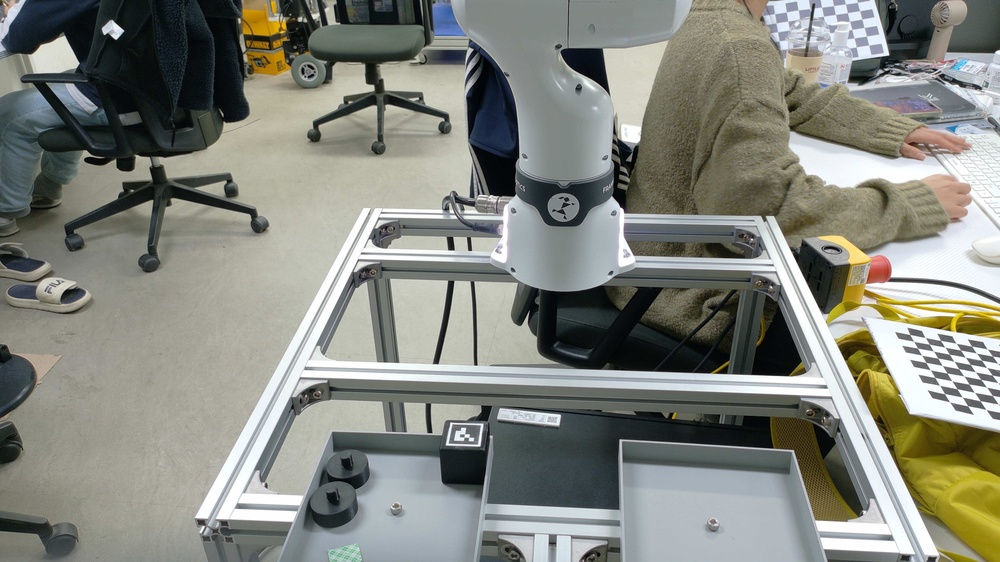
#> input picture scripts/marker_photo.jpg, 1000 x 562 px, shrunk from 3840 x 2160 before the run, found by its file name
$ python calibrate_extrinsics.py --session scripts/marker_photo.jpg ''
#> lines starting #> are read from the running program, lines starting #| are printed output that depends on the picture; long printed decimals are rounded
"""Solve for the camera's pose in robot base frame via ArUco + solvePnP.

Takes one or more photos of the ArUco marker (robot clear of the frame,
marker moved to a different spot in the workspace for each extra photo --
see note below on why more than one position matters), detects its 4
corners in pixels per photo, pairs them with the matching 4 corners already
measured in robot-frame xyz (scripts/touch_points.json, recorded by
touching each corner with the closed gripper -- see record_touch_point.py),
and solves cv2.solvePnP(object_points=robot_xyz, image_points=pixel_xy,
camera_matrix, dist_coeffs) for the camera's pose directly in the robot
base frame.

  /usr/bin/python3 scripts/calibrate_extrinsics.py --session scripts/marker_photo.jpg ""
  /usr/bin/python3 scripts/calibrate_extrinsics.py \
      --session scripts/marker_photo.jpg "" \
      --session scripts/marker_photo_pos2.jpg "pos2_"

Why multiple positions: a single 25mm marker's 4 corners span only ~2.5cm,
which poorly constrains the camera's orientation -- solvePnP fits that tiny
cluster near-perfectly but small rotation error then blows up when
evaluated tens of cm away (e.g. at the trays). Touching the same marker at
2+ well-separated spots (each with its own photo) gives solvePnP a baseline
comparable to the actual workspace, which is what keeps extrapolated error
small. --session's second argument is a prefix (e.g. "pos2_") into
touch_points.json entries, so corner_cam_top_left + pos2_corner_cam_top_left
etc are read per session and merged into one solve.

Requires scripts/camera_intrinsics.json (calibrate_intrinsics_from_folder.py)
and scripts/touch_points.json with <prefix>corner_cam_top_left / _top_right /
_bottom_left / _bottom_right entries per session (record_touch_point.py).
Saves scripts/camera_extrinsics.json: rvec, tvec, and the reprojection error
of all corners (should be a few px at most -- large error means a touch
point or the marker ID/photo is off).
"""
import argparse
import json

import cv2
import numpy as np

MARKER_ID = 0
CORNER_SUFFIXES = ['corner_cam_top_left', 'corner_cam_top_right',
                    'corner_cam_bottom_left', 'corner_cam_bottom_right']


def classify_by_camera_view(corners_4x2):
    """Map cv2.aruco's 4 corners (TL,TR,BR,BL in the marker's own printed
    orientation) to the 4 points as they visually appear in THIS photo
    (top-left/top-right/bottom-left/bottom-right by pixel position), since
    the marker's printed orientation and its apparent rotation in-frame
    don't necessarily match."""
    cx, cy = corners_4x2.mean(axis=0)
    result = {}
    for x, y in corners_4x2:
        vert = 'top' if y < cy else 'bottom'
        horiz = 'left' if x < cx else 'right'
        result[f'corner_cam_{vert}_{horiz}'] = (x, y)
    return result


def detect_corners(photo_path):
    img = cv2.imread(photo_path)
    if img is None:
        raise SystemExit(f'could not read {photo_path}')
    gray = cv2.cvtColor(img, cv2.COLOR_BGR2GRAY)
    aruco_dict = cv2.aruco.getPredefinedDictionary(cv2.aruco.DICT_4X4_50)
    detector = cv2.aruco.ArucoDetector(aruco_dict, cv2.aruco.DetectorParameters())
    corners, ids, _ = detector.detectMarkers(gray)
    if ids is None or MARKER_ID not in ids.flatten():
        raise SystemExit(f'marker id {MARKER_ID} not detected in {photo_path}')
    idx = list(ids.flatten()).index(MARKER_ID)
    raw_corners = corners[idx].reshape(4, 2).astype(np.float64)
    return classify_by_camera_view(raw_corners)


def main():
    parser = argparse.ArgumentParser()
    parser.add_argument('--session', nargs=2, action='append', required=True,
                         metavar=('PHOTO', 'PREFIX'),
                         help='one photo + touch_points.json name prefix; '
                              'repeat for each marker position')
    parser.add_argument('--intrinsics', default='scripts/camera_intrinsics.json')
    parser.add_argument('--touch-points', default='scripts/touch_points.json')
    parser.add_argument('--extra-point', nargs=3, action='append', default=[],
                         metavar=('PIXEL_X', 'PIXEL_Y', 'TOUCH_NAME'),
                         help='a manually-picked pixel (e.g. a bolt head) '
                              'paired with a touch_points.json entry, in '
                              'addition to the ArUco corners -- widens the '
                              'calibration baseline without printing more '
                              'markers. Must be from the SAME photo as the '
                              'first --session (same camera pose).')
    parser.add_argument('--out', default='scripts/camera_extrinsics.json')
    args = parser.parse_args()

    with open(args.touch_points) as f:
#> (reads scripts/touch_points.json from the repository)
        touch_points = json.load(f)

    image_points = []
    object_points = []
    for px, py, name in args.extra_point:
        if name not in touch_points:
            raise SystemExit(f'touch_points.json missing: {name}')
        print(f'extra point {name}: ({float(px):.0f}, {float(py):.0f})')
        image_points.append((float(px), float(py)))
        object_points.append(touch_points[name]['xyz'])
    for photo_path, prefix in args.session:
        by_name = detect_corners(photo_path)
#> in detect_corners, img is the input picture: shape (562, 1000, 3); mean B, G, R 125.7, 133.7, 131.8
#> in detect_corners, `gray = cv2.cvtColor(img, cv2.COLOR_BGR2GRAY)`:
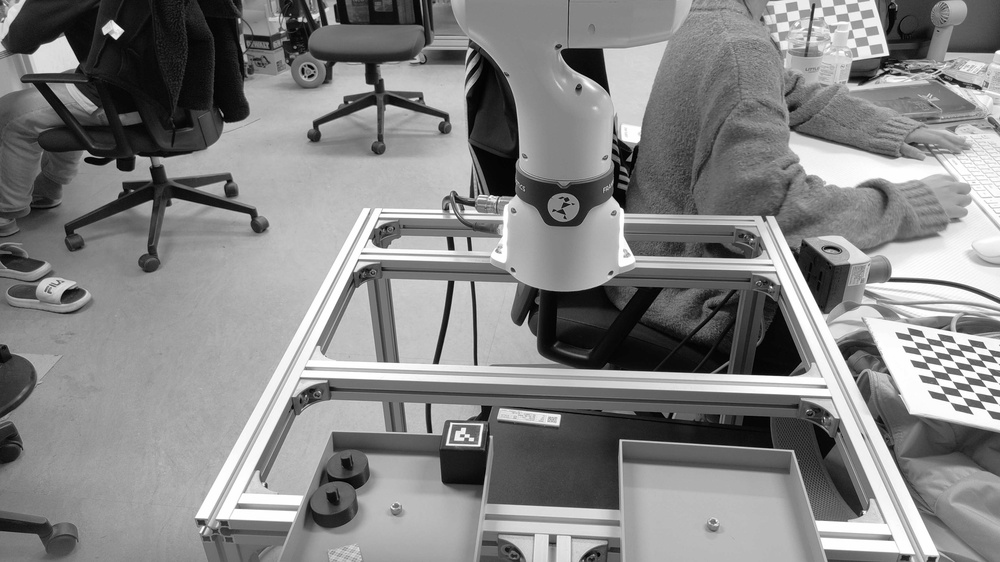
#> gray: shape (562, 1000); min 0, max 255, mean 132.2
#> in detect_corners, `corners, ids, _ = detector.detectMarkers(gray)`: corners = ([[477, 444], [449, 443], [452, 424], [480, 425]],); ids = [0]
#> in detect_corners, `idx = list(ids.flatten()).index(MARKER_ID)`: idx = 0
#> in detect_corners, `raw_corners = corners[idx].reshape(4, 2).astype(np.float64)`: raw_corners = [[477, 444], [449, 443], [452, 424], [480, 425]]
#> in classify_by_camera_view, `cx, cy = corners_4x2.mean(axis=0)`: cx = 464.5; cy = 434
#> the loop in classify_by_camera_view, `for x, y in corners_4x2:` made 4 passes
#> after the loop in classify_by_camera_view, `for x, y in corners_4x2:`: result = {'corner_cam_bottom_right': (477, 444), 'corner_cam_bottom_left': (449, 443), 'corner_cam_top_left': (452, 424), 'corner_cam_top_right': (480, 425)}
#> by_name has the same summary as result in classify_by_camera_view
        print(f'{photo_path} (prefix {prefix!r}) detected pixel corners:')
        for suffix in CORNER_SUFFIXES:
            name = prefix + suffix
            if name not in touch_points:
                raise SystemExit(f'touch_points.json missing: {name}')
            px, py = by_name[suffix]
            print(f'  {name}: ({px:.0f}, {py:.0f})')
            image_points.append((px, py))
            object_points.append(touch_points[name]['xyz'])
#> this loop made 4 passes
#|   corner_cam_top_left: (452, 424)
#|   corner_cam_top_right: (480, 425)
#|   corner_cam_bottom_left: (449, 443)
#|   corner_cam_bottom_right: (477, 444)
#> after the loop, image_points = [(452, 424), (480, 425), (449, 443), (477, 444)]; object_points = [[0.375, -0.0916, 0.059], [0.375, -0.062, 0.0588], [0.396, -0.0891, 0.0595], [0.4, -0.0647, 0.0594]]

    image_points = np.array(image_points, dtype=np.float64)
#> image_points = [[452, 424], [480, 425], [449, 443], [477, 444]]
    object_points = np.array(object_points, dtype=np.float64)
    print(f'\n{len(object_points)} point correspondences total')
#| 4 point correspondences total

    with open(args.intrinsics) as f:
#> (reads scripts/camera_intrinsics.json from the repository)
        intr = json.load(f)
    camera_matrix = np.array(intr['camera_matrix'])
    dist_coeffs = np.array(intr['dist_coeffs'])

    method = cv2.SOLVEPNP_ITERATIVE if len(object_points) >= 6 else cv2.SOLVEPNP_EPNP
#> method = 1
    ok, rvec, tvec = cv2.solvePnP(object_points, image_points,
                                   camera_matrix, dist_coeffs, flags=method)
#> ok = True; rvec = [1.35, 1.81, -2.15]; tvec = [-1.33, -0.881, 3.71]
    if not ok:
        raise SystemExit('solvePnP failed')
    rvec, tvec = cv2.solvePnPRefineLM(object_points, image_points,
                                       camera_matrix, dist_coeffs, rvec, tvec)
#> rvec = [1.36, 1.81, -2.14]

    reprojected, _ = cv2.projectPoints(object_points, rvec, tvec,
                                        camera_matrix, dist_coeffs)
#> reprojected = [[472, 436.8], [476.3, 424.1], [454.6, 442.1], [455.3, 432.7]]
    reprojected = reprojected.reshape(-1, 2)
    errors = np.linalg.norm(reprojected - image_points, axis=1)
#> errors = [23.77, 3.77, 5.71, 24.45]
    print('\nreprojection error per point (px):', errors)
#| reprojection error per point (px): [23.772  3.769  5.706 24.445]
    print(f'mean reprojection error: {errors.mean():.2f} px '
          f'(max {errors.max():.2f} px)')
#| mean reprojection error: 14.42 px (max 24.45 px)

    camera_position_in_robot = (-cv2.Rodrigues(rvec)[0].T @ tvec).flatten()
#> camera_position_in_robot = [1.89, 3.33, -1.3]
    print('\ncamera position in robot base frame (x,y,z):', camera_position_in_robot)
#| camera position in robot base frame (x,y,z): [ 1.886  3.333 -1.296]

    with open(args.out, 'w') as f:
        json.dump({
            'rvec': rvec.flatten().tolist(),
            'tvec': tvec.flatten().tolist(),
            'camera_position_in_robot_frame': camera_position_in_robot.tolist(),
            'mean_reprojection_error_px': float(errors.mean()),
            'max_reprojection_error_px': float(errors.max()),
        }, f, indent=2)
    print(f'\nsaved to {args.out}')


if __name__ == '__main__':
    main()
